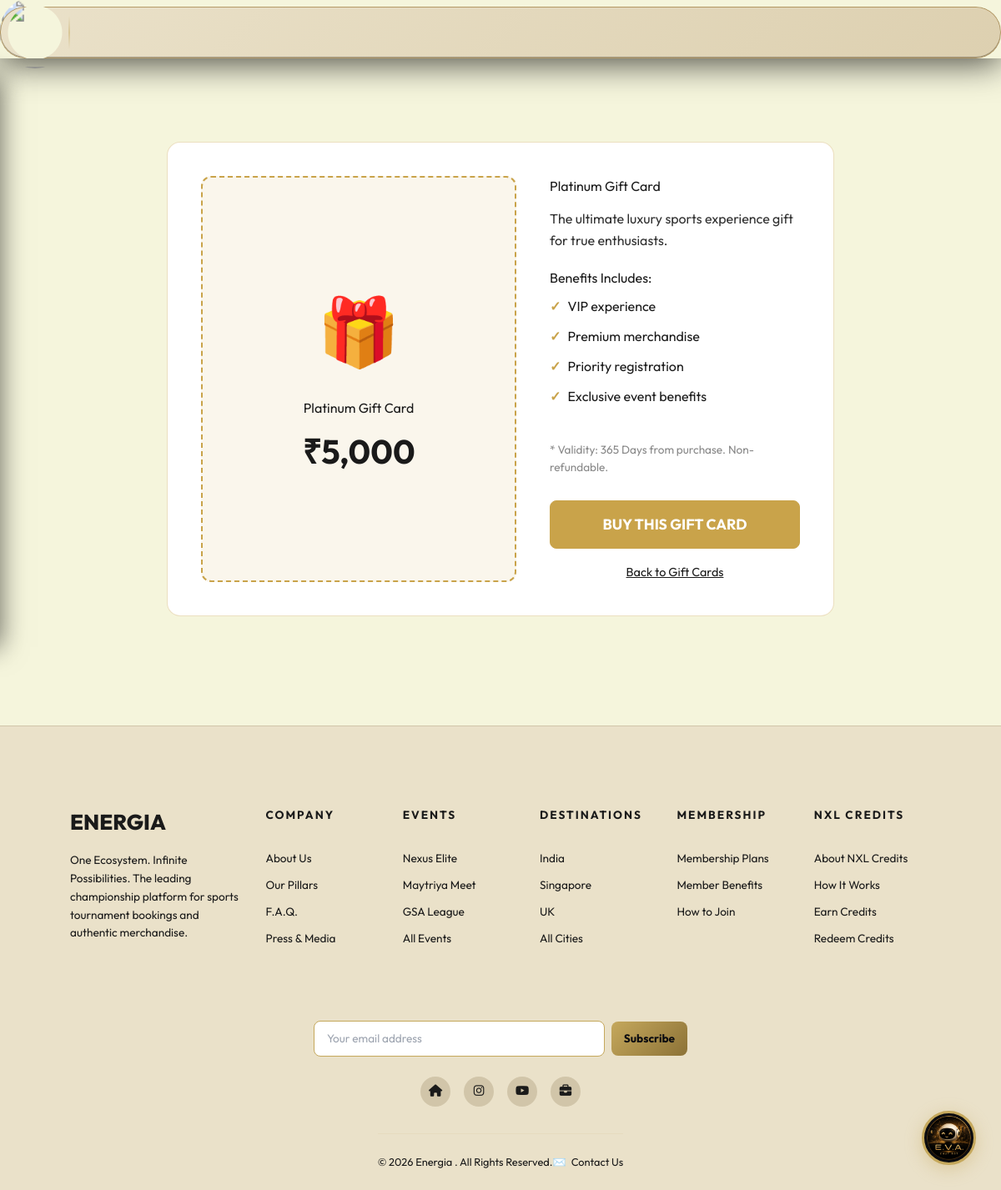
Screenshot of /project/gift-card-details.php?id=4 with the database file from the repository.
### tables this page shows
CREATE TABLE IF NOT EXISTS gift_cards (
    id INT AUTO_INCREMENT PRIMARY KEY,
    name VARCHAR(100) NOT NULL,
    price DECIMAL(10,2) NOT NULL,
    description TEXT,
    validity_days INT DEFAULT 365,
    benefits TEXT,
    badge VARCHAR(50) NULL,
    status ENUM('active', 'inactive') DEFAULT 'active',
    created_at TIMESTAMP DEFAULT CURRENT_TIMESTAMP
);

### project/gift-card-details.php (the view, shortened to what this page needs)
<?php
require_once 'includes/header.php';
require_once 'includes/navbar.php';
$id = intval($_GET['id']);
$db = (new Database())->getConnection();
$stmt = $db->prepare("SELECT * FROM gift_cards WHERE id = ? AND status = 'active'");
$stmt->execute([$id]);
$card = $stmt->fetch(PDO::FETCH_ASSOC);
$benefits = json_decode($card['benefits'], true);
?>
<link rel="stylesheet" href="assets/css/gift-cards.css">
<main class="gc-container w-full max-w-4xl mx-auto px-4 py-10">
    <div style="max-width: 800px; margin: 0 auto; background: var(--gc-card-bg); border: 1px solid var(--gc-border); border-radius: 16px; padding: 40px; display: flex; gap: 40px; flex-wrap: wrap;">
        <div style="flex: 1; min-width: 300px; text-align: center; border: 2px dashed var(--gc-gold); border-radius: 12px; padding: 40px; background: var(--gc-hover-bg); display: flex; flex-direction: column; justify-content: center;">
            <div style="font-size: 5rem; margin-bottom: 20px;">🎁</div>
            <h2 style="color: var(--gc-gold); margin-bottom: 10px;"><?php echo htmlspecialchars($card['name']); ?></h2>
            <div style="font-size: 2.5rem; font-weight: bold;">₹<?php echo number_format($card['price']); ?></div>
        </div>
        <div style="flex: 1; min-width: 300px; display: flex; flex-direction: column; justify-content: center;">
            <h1 style="color: var(--gc-gold); margin-bottom: 15px;"><?php echo htmlspecialchars($card['name']); ?></h1>
            <p style="color: var(--gc-text); opacity: 0.9; margin-bottom: 20px; line-height: 1.6;">
                <?php echo htmlspecialchars($card['description']); ?>
            </p>
            <h4 style="margin-bottom: 10px; color: var(--gc-gold);">Benefits Includes:</h4>
            <ul class="gc-card-benefits" style="margin-bottom: 30px;">
                <?php if (is_array($benefits)): ?>
                    <?php foreach ($benefits as $b): ?>
                        <li style="font-size: 1rem; margin-bottom: 12px;"><?php echo htmlspecialchars($b); ?></li>
                    <?php endforeach; ?>
                <?php endif; ?>
            </ul>
            <div style="font-size: 0.85rem; color: #888; margin-bottom: 30px;">
                * Validity: <?php echo $card['validity_days']; ?> Days from purchase. Non-refundable.
            </div>
            <form action="gift-card-checkout.php" method="POST">
                <button type="submit" class="gc-btn gc-btn-solid" style="width: 100%; padding: 15px; font-size: 1.1rem;">Buy This Gift Card</button>
            </form>
            <div style="margin-top: 15px; text-align: center;">
                <a href="gift-cards.php" style="color: var(--gc-gold); text-decoration: underline; font-size: 0.9rem;">Back to Gift Cards</a>
            </div>
        </div>
    </div>
</main>
<?php require_once 'includes/footer.php'; ?>

### project/assets/css/MainLayout.css (style rules this page uses)
html { scroll-behavior: smooth; scroll-padding-top: 90px; }

### project/assets/css/chatbot.css (style rules this page uses)
body { background: #090a0f; color: #fff; font-family: 'Inter', sans-serif; margin: 0; }

### project/assets/css/gift-cards.css (style rules this page uses)
:root { --gc-bg: #050816; --gc-card-bg: #11131c; --gc-text: #ffffff; --gc-gold: #d4af37; --gc-border: rgba(212, 175, 55, 0.45); --gc-hover-bg: rgba(212, 175, 55, 0.1); }
body.light-theme { --gc-bg: #f7f1dc; --gc-card-bg: #ffffff; --gc-text: #111111; --gc-gold: #c9a34a; --gc-border: rgba(201, 163, 74, 0.35); --gc-hover-bg: rgba(201, 163, 74, 0.1); }
.gc-container { background-color: var(--gc-bg); color: var(--gc-text); min-height: 100vh; padding: 100px 20px 40px; font-family: inherit; transition: background-color 0.3s, color 0.3s; }
.gc-btn { background: var(--gc-hover-bg); color: var(--gc-gold); border: 1px solid var(--gc-gold); padding: 10px 24px; font-size: 1rem; font-weight: bold; border-radius: 8px; cursor: pointer; text-decoration: none; transition: all 0.3s; text-transform: uppercase; }
.gc-btn-solid { background: var(--gc-gold); color: #fff; }
.gc-card-benefits { list-style: none; padding: 0; margin: 0 0 20px 0; text-align: left; flex-grow: 1; }
.gc-card-benefits li { margin-bottom: 10px; font-size: 0.9rem; display: flex; align-items: center; gap: 8px; }
.gc-card-benefits li::before { content: "✓"; color: var(--gc-gold); font-weight: bold; }

### project/includes/header.php (style rules this page uses)
* { margin: 0; padding: 0; box-sizing: border-box; }
body { background-color: #0b0c10 !important; color: #f5f6fa !important; font-family: 'Outfit', sans-serif !important; overflow-x: clip; }
a { text-decoration: none; color: inherit; }
button { cursor: pointer; font-family: 'Outfit', sans-serif; }
body.light-theme { --bg-primary: #f5f5dc; --bg-secondary: #eae1c9; --bg-card: rgba(255, 255, 255, 0.7); --text-primary: #1a1a1a; --text-secondary: #4a4a4a; --text-dark: #000000; }
body.light-theme .main-layout, body.light-theme .home-page, body.light-theme .destinations-section, body.light-theme .flagship-events-section, body.light-theme .nxl-wallet-section, body.light-theme .membership-section, body.light-theme .gsa-detail-page, body.light-theme .gsa-about-section, body.light-theme .gsa-features-section, body.light-theme .gsa-events-section, body.light-theme .events-section, body.light-theme .gsa-gallery-section, body.light-theme .gallery-section, body.light-theme .gallery-hero, body.light-theme .filter-section, body.light-theme .blog-section, body.light-theme .pillars-section, body.light-theme .pillar-page, body.light-theme .partners-section, body.light-theme .custom-image-banner-section, body.light-theme .gsa-booking-section, body.light-theme .gsa-reviews-section, body.light-theme .gsa-location-section, body.light-theme .nexus-section, body.light-theme .about-page, body.light-theme .about-hero, body.light-theme .login-page, body.light-theme .register-page, body.light-theme .support-page, body.light-theme .visitor-page, body.light-theme .exhibitor-page, body.light-theme .media-page, body.light-theme .wallet-page, body.light-theme .credits-page, body.light-theme .sponsors-page, body.light-theme .dashboard-page, body.light-theme .cart-page, body.light-theme .admin-dashboard, body.light-theme .products-page, body.light-theme .sports-page, body.light-theme .dest-detail-page, body.light-theme .gc-container { background-color: #f5f5dc !important; color: #1a1a1a !important; background: #f5f5dc !important; }
body.light-theme h1, body.light-theme h2, body.light-theme h3, body.light-theme h4, body.light-theme p, body.light-theme span:not(.badge):not(.tag):not(.metric-val):not(.sport-tag):not(.gold-highlight):not(.card-badge), body.light-theme a, body.light-theme .nav-links a, body.light-theme .nav-link-btn, body.light-theme .nav-dropdown-trigger, body.light-theme .nav-dropdown-item { color: #1a1a1a !important; -webkit-text-fill-color: #1a1a1a !important; text-shadow: none !important; }
*, *::before, *::after { box-sizing: border-box; }

### rows the page displays
gift_cards: name "Platinum Gift Card", price "5,000", description "The ultimate luxury sports experience gift for true enthusiasts.", benefits "VIP experience", benefits "Premium merchandise", benefits "Priority registration", benefits "Exclusive event benefits", validity_days "365"
